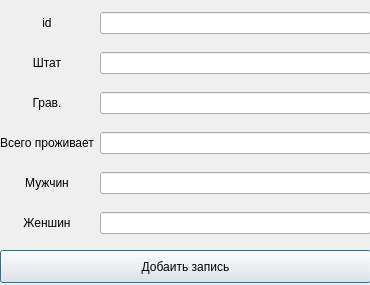
<?xml version="1.0" encoding="UTF-8"?>
<ui version="4.0">
 <class>DialogAdd</class>
 <widget class="QDialog" name="DialogAdd">
  <property name="geometry">
   <rect>
    <x>0</x>
    <y>0</y>
    <width>370</width>
    <height>285</height>
   </rect>
  </property>
  <property name="windowTitle">
   <string>Dialog</string>
  </property>
  <widget class="QPushButton" name="pushButton">
   <property name="geometry">
    <rect>
     <x>0</x>
     <y>250</y>
     <width>371</width>
     <height>33</height>
    </rect>
   </property>
   <property name="text">
    <string>Добаить запись</string>
   </property>
  </widget>
  <widget class="QWidget" name="formLayoutWidget">
   <property name="geometry">
    <rect>
     <x>0</x>
     <y>0</y>
     <width>371</width>
     <height>251</height>
    </rect>
   </property>
   <layout class="QGridLayout" name="gridLayout">
    <item row="1" column="0">
     <widget class="QLabel" name="label_2">
      <property name="text">
       <string>Штат</string>
      </property>
      <property name="alignment">
       <set>Qt::AlignCenter</set>
      </property>
     </widget>
    </item>
    <item row="1" column="1">
     <widget class="QLineEdit" name="count"/>
    </item>
    <item row="5" column="0">
     <widget class="QLabel" name="label_7">
      <property name="text">
       <string>Женшин</string>
      </property>
      <property name="alignment">
       <set>Qt::AlignCenter</set>
      </property>
     </widget>
    </item>
    <item row="0" column="0">
     <widget class="QLabel" name="label">
      <property name="text">
       <string>id</string>
      </property>
      <property name="alignment">
       <set>Qt::AlignCenter</set>
      </property>
     </widget>
    </item>
    <item row="4" column="1">
     <widget class="QLineEdit" name="men"/>
    </item>
    <item row="0" column="1">
     <widget class="QLineEdit" name="id"/>
    </item>
    <item row="2" column="1">
     <widget class="QLineEdit" name="state"/>
    </item>
    <item row="4" column="0">
     <widget class="QLabel" name="label_5">
      <property name="text">
       <string>Мужчин</string>
      </property>
      <property name="alignment">
       <set>Qt::AlignCenter</set>
      </property>
     </widget>
    </item>
    <item row="2" column="0">
     <widget class="QLabel" name="label_3">
      <property name="text">
       <string>Грав.</string>
      </property>
      <property name="alignment">
       <set>Qt::AlignCenter</set>
      </property>
     </widget>
    </item>
    <item row="3" column="1">
     <widget class="QLineEdit" name="totalpop"/>
    </item>
    <item row="5" column="1">
     <widget class="QLineEdit" name="woman"/>
    </item>
    <item row="3" column="0">
     <widget class="QLabel" name="label_4">
      <property name="text">
       <string>Всего проживает</string>
      </property>
      <property name="alignment">
       <set>Qt::AlignCenter</set>
      </property>
     </widget>
    </item>
   </layout>
  </widget>
 </widget>
 <resources/>
 <connections/>
</ui>
